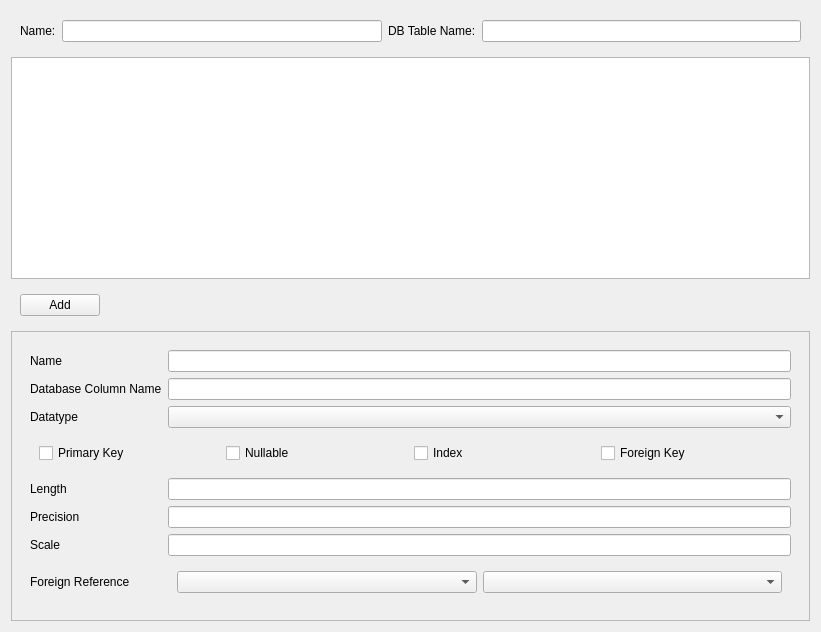
<?xml version="1.0" encoding="UTF-8"?>
<ui version="4.0">
 <class>TableForm</class>
 <widget class="QWidget" name="TableForm">
  <property name="geometry">
   <rect>
    <x>0</x>
    <y>0</y>
    <width>821</width>
    <height>632</height>
   </rect>
  </property>
  <property name="windowTitle">
   <string>Form</string>
  </property>
  <layout class="QVBoxLayout" name="verticalLayout">
   <item>
    <widget class="QWidget" name="tableInfoContainer" native="true">
     <layout class="QHBoxLayout" name="horizontalLayout_4">
      <item>
       <widget class="QLabel" name="tableNameL">
        <property name="text">
         <string>Name:</string>
        </property>
       </widget>
      </item>
      <item>
       <widget class="QLineEdit" name="tableNameTF"/>
      </item>
      <item>
       <widget class="QLabel" name="dbTableNameL">
        <property name="text">
         <string>DB Table Name:</string>
        </property>
       </widget>
      </item>
      <item>
       <widget class="QLineEdit" name="dbTableNameTF"/>
      </item>
     </layout>
    </widget>
   </item>
   <item>
    <widget class="QTableWidget" name="columnsTable"/>
   </item>
   <item>
    <widget class="QWidget" name="buttonsContainer" native="true">
     <layout class="QHBoxLayout" name="horizontalLayout">
      <item>
       <widget class="QPushButton" name="addBtn">
        <property name="text">
         <string>Add</string>
        </property>
       </widget>
      </item>
      <item>
       <spacer name="horizontalSpacer">
        <property name="orientation">
         <enum>Qt::Horizontal</enum>
        </property>
        <property name="sizeHint" stdset="0">
         <size>
          <width>40</width>
          <height>20</height>
         </size>
        </property>
       </spacer>
      </item>
     </layout>
    </widget>
   </item>
   <item>
    <widget class="QFrame" name="colFrame">
     <property name="frameShape">
      <enum>QFrame::StyledPanel</enum>
     </property>
     <property name="frameShadow">
      <enum>QFrame::Raised</enum>
     </property>
     <layout class="QHBoxLayout" name="horizontalLayout_3">
      <item>
       <widget class="QWidget" name="colContainer" native="true">
        <layout class="QGridLayout" name="gridLayout">
         <item row="5" column="1">
          <widget class="QLineEdit" name="precisionTF"/>
         </item>
         <item row="5" column="0">
          <widget class="QLabel" name="precisionL">
           <property name="text">
            <string>Precision</string>
           </property>
          </widget>
         </item>
         <item row="1" column="0">
          <widget class="QLabel" name="dbNameL">
           <property name="text">
            <string>Database Column Name</string>
           </property>
          </widget>
         </item>
         <item row="0" column="0">
          <widget class="QLabel" name="nameL">
           <property name="text">
            <string>Name</string>
           </property>
          </widget>
         </item>
         <item row="0" column="1">
          <widget class="QLineEdit" name="nameTF"/>
         </item>
         <item row="4" column="0">
          <widget class="QLabel" name="lengthL">
           <property name="text">
            <string>Length</string>
           </property>
          </widget>
         </item>
         <item row="6" column="0">
          <widget class="QLabel" name="scaleL">
           <property name="text">
            <string>Scale</string>
           </property>
          </widget>
         </item>
         <item row="1" column="1">
          <widget class="QLineEdit" name="dbNameTF"/>
         </item>
         <item row="2" column="0">
          <widget class="QLabel" name="datatypeL">
           <property name="text">
            <string>Datatype</string>
           </property>
          </widget>
         </item>
         <item row="4" column="1">
          <widget class="QLineEdit" name="lengthTF"/>
         </item>
         <item row="6" column="1">
          <widget class="QLineEdit" name="scaleTF"/>
         </item>
         <item row="2" column="1">
          <widget class="QComboBox" name="datatypeCB"/>
         </item>
         <item row="3" column="0" colspan="2">
          <widget class="QWidget" name="flagsContainer" native="true">
           <layout class="QHBoxLayout" name="horizontalLayout_2">
            <item>
             <widget class="QCheckBox" name="primaryKeyCB">
              <property name="text">
               <string>Primary Key</string>
              </property>
             </widget>
            </item>
            <item>
             <widget class="QCheckBox" name="nullableCB">
              <property name="text">
               <string>Nullable</string>
              </property>
             </widget>
            </item>
            <item>
             <widget class="QCheckBox" name="indexCB">
              <property name="text">
               <string>Index</string>
              </property>
             </widget>
            </item>
            <item>
             <widget class="QCheckBox" name="foreignKeyCB">
              <property name="text">
               <string>Foreign Key</string>
              </property>
             </widget>
            </item>
           </layout>
          </widget>
         </item>
         <item row="7" column="0">
          <widget class="QLabel" name="referenceL">
           <property name="text">
            <string>Foreign Reference</string>
           </property>
          </widget>
         </item>
         <item row="7" column="1">
          <widget class="QWidget" name="referenceContainer" native="true">
           <layout class="QHBoxLayout" name="horizontalLayout_5">
            <item>
             <widget class="QComboBox" name="referenceTableCB"/>
            </item>
            <item>
             <widget class="QComboBox" name="referenceColumnCB"/>
            </item>
           </layout>
          </widget>
         </item>
        </layout>
       </widget>
      </item>
     </layout>
    </widget>
   </item>
  </layout>
 </widget>
 <resources/>
 <connections/>
</ui>
